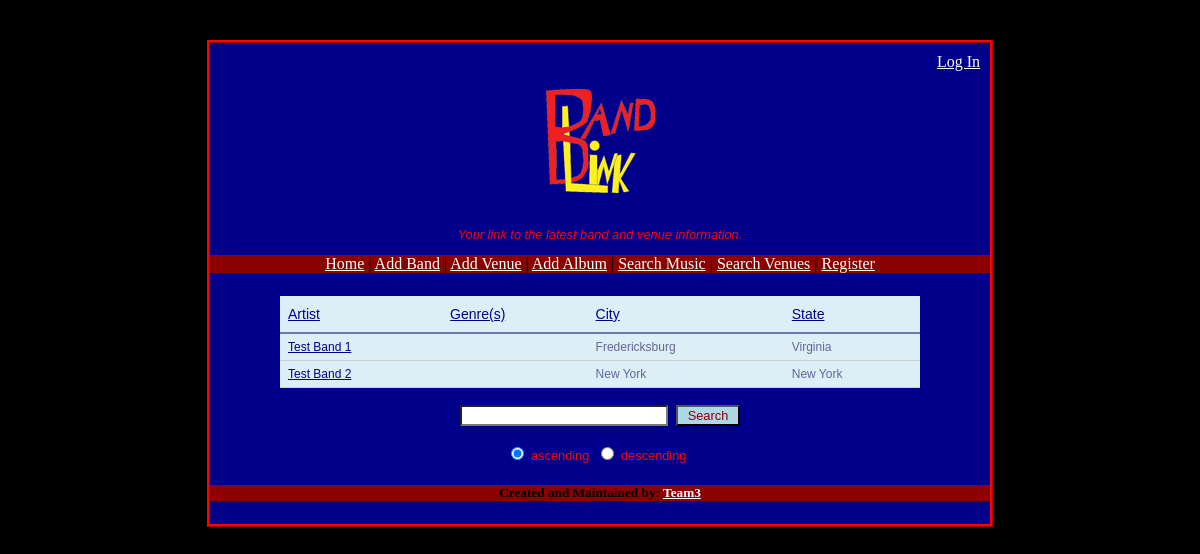
/musicsearch.php, run on an earlier commit of the app's database.
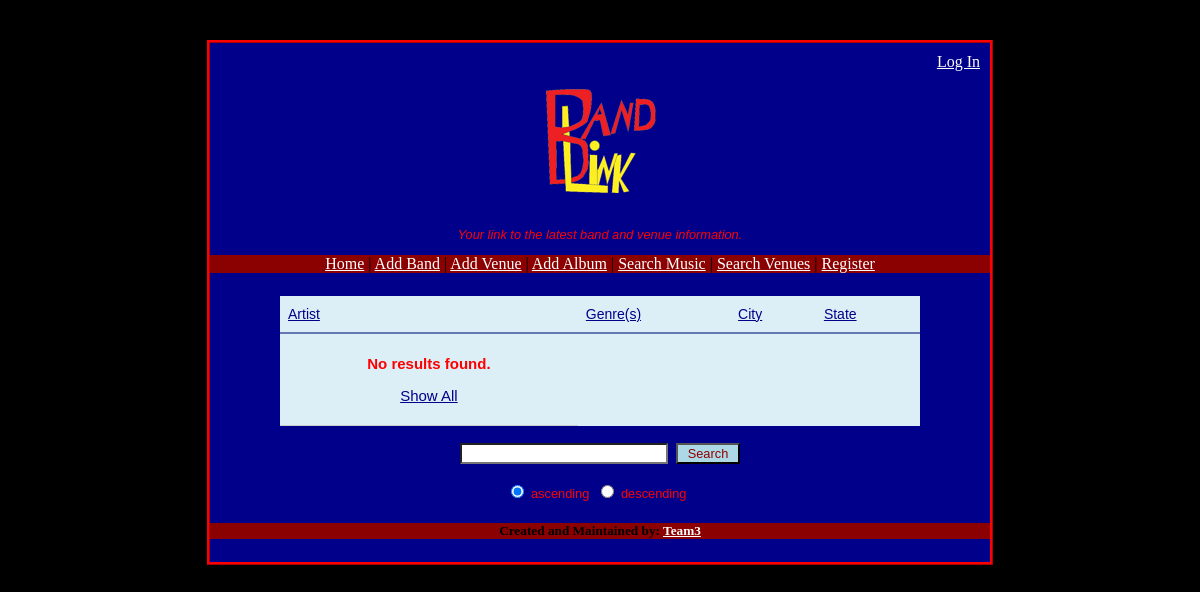
And on a later commit of the database.
### tables this page shows
CREATE TABLE IF NOT EXISTS `band` (
  `band_id` int(11) NOT NULL AUTO_INCREMENT,
  `bandName` varchar(30) NOT NULL,
  `bandCity` varchar(40) NOT NULL,
  `bandState` varchar(25) NOT NULL,
  `bandDescription` blob NOT NULL,
  `bandPhoto` varchar(100) NOT NULL,
  PRIMARY KEY (`band_id`)
  
 
 
);

### musicsearch.php (the view, shortened to what this page needs)
<!DOCTYPE html PUBLIC "-//W3C//DTD XHTML 1.0 Transitional//EN"
  "http://www.w3.org/TR/xhtml1/DTD/xhtml1-transitional.dtd">
<html xmlns="http://www.w3.org/1999/xhtml" xml:lang="en" lang="en">
<head>
  <link rel="stylesheet" type="text/css" href="style.css" />
</head>
<body>
<div id="wrap">
    <?php include("header.php"); ?>
	<center><div id="search">
	<?php
	include("db_connect.php");
	$search = trim($_GET['q']);
	$sort = $_GET['sort'];
	if (empty($sort)) $sort = "bandName";
	$desc = $_GET['desc'];
	$query = "SELECT * FROM band ORDER BY $sort;";
	echo "<br />";
	$num_col = 0;
	function header_cell($title, $attribute, $num_col)
	{
		return "<th><a style='color:darkblue;' href='musicsearch?sort=$attribute&desc=$desc'>$title</a></th>";
	}
	echo "<table style='width:640px;' id=\"hor-minimalist-b\" >\n<tr>";
	echo header_cell("Artist", "bandName", $num_col);
	echo header_cell("Genre(s)", "bandGenre", $num_col);
	echo header_cell("City", "bandCity", $num_col);
	echo header_cell("State", "bandState", $num_col);
	echo "</tr>\n";
	function highlight_matches($term, $str, $underline)
	{
		if (empty($term)) return $str;
		return $str;
	}
	$count = 0;
	$result = mysqli_query($db, $query) or die("Error Querying Database");
	while ($row = mysqli_fetch_assoc($result))
	{
		$match = false;
		$id = $row['band_id'];
		$name = $row['bandName'];
		$genre = "";
		$city = $row['bandCity'];
		$state = $row['bandState'];
		if (stripos($name, $search) !== false) $match = true;
		if (stripos($genre, $search) !== false) $match = true;
		if (stripos($city, $search) !== false) $match = true;
		if (stripos($state, $search) !== false) $match = true;
		if ($match || (empty($search)))
		{
			echo "<tr>";
			echo "<td><a style='color:darkblue;' href='bandprofile.php?id=$id'>";
			echo highlight_matches($search, $name, true)."</a></td>";
			echo "<td>".highlight_matches($search, $genre, false)."</td>";
			echo "<td>".highlight_matches($search, $city, false)."</td>";
			echo "<td>".highlight_matches($search, $state, false)."</td>";
			echo "</tr>\n";
			++$count;
		}
	}
	if ($count < 1)
	{
		echo "<tr><td style='text-align:center;' colspan='$num_col'><p style='font-weight:bold; font-size:125%'>";
		echo "No results found";
		if (!empty($search)) echo " for \"".$search.".\"</p>";
		else echo ".";
		echo "<p style='font-size:125%'>";
		echo "<a style='color:darkblue;' href='musicsearch.php?sort=$sort&desc=$desc'>Show All</a></p></th></tr>";
	}
	echo "</table>\n";
	echo "<p><form method='get' action='musicsearch.php'>";
	echo "<input type='text' name='q' value='$search' />";
	echo "&nbsp;&nbsp;<input type='submit' value=' Search ' /></p>";
	echo "<p><input type='radio' name='desc' value=0";
	if ($desc == 0 || $desc == "") echo " checked";
	echo " />&nbsp;ascending&nbsp;&nbsp;";
	echo "<input type='radio' name='desc' value=1";
	if ($desc == 1) echo " checked";
	echo " />&nbsp;descending&nbsp;&nbsp;</p>";
	?>
	</div></center>
</div>
</body>
</html>

What changed in the data, as far as the page shows it:
removed band: bandName "Test Band 1", bandCity "Fredericksburg", bandState "Virginia"
removed band: bandName "Test Band 2", bandCity "New York", bandState "New York"
Also different on the page:
text now shown: "No results found . Show All"
